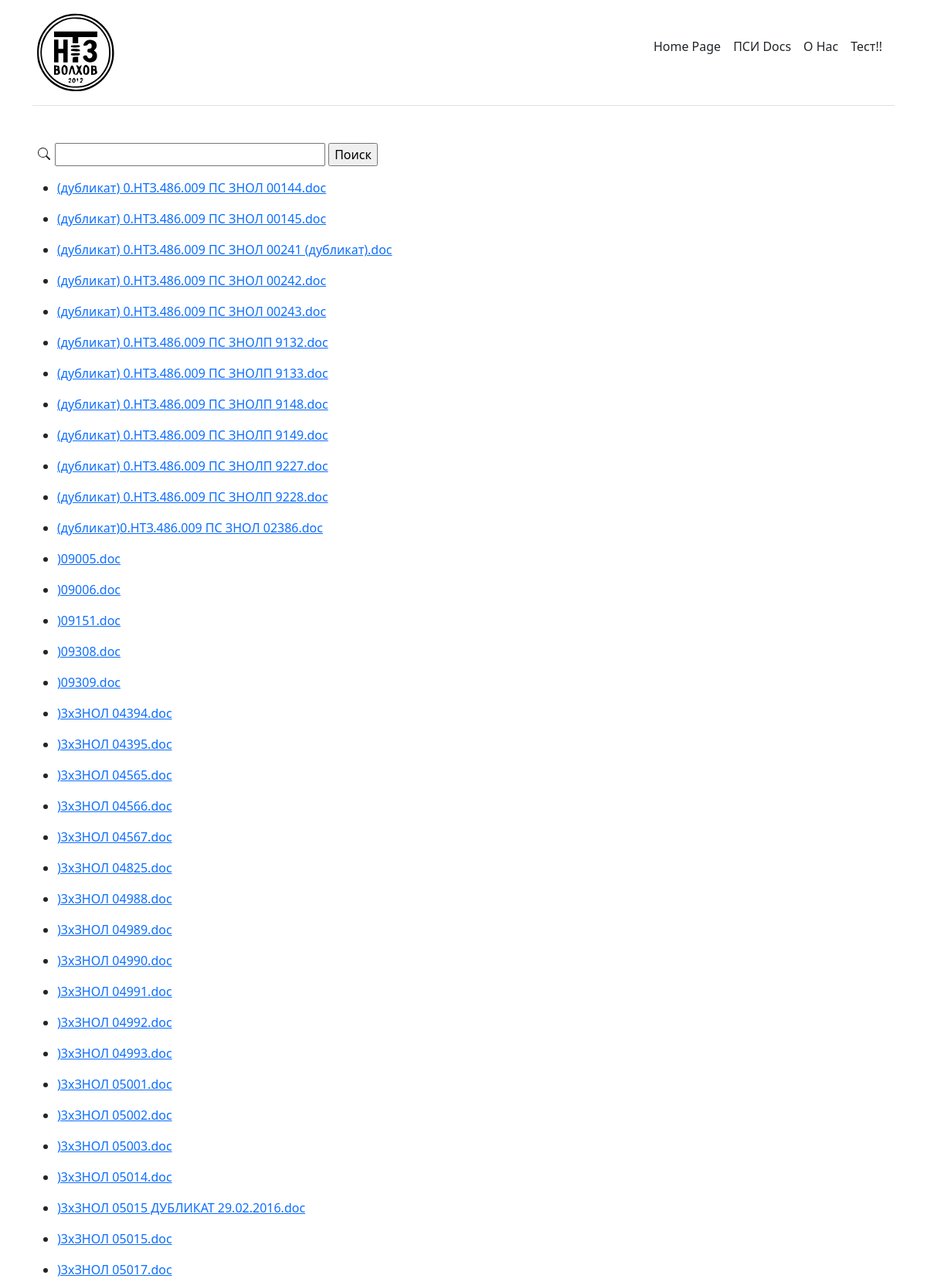
The app's page /psi (upper part) with its own data.
### tables this page shows
CREATE TABLE files(
    FileNames TEXT,
    LastAccess TEXT,
    LastChange TEXT,
    CreationDate TEXT,
    DestFolder TEXT);

### main.py (the view)
@app.route('/psi', methods=['GET', 'POST'])
def psi():
    form = SearchForm()
    if form.search.data is None:
        query = """SELECT * FROM files"""
    else:
        query = """SELECT * FROM files
        WHERE FileNames like '%""" + form.search.data + """%'
        """
    conn = sqlite3.connect(r'data/data.db')
    conn.row_factory = sqlite3.Row
    cur = conn.cursor()
    rows = cur.execute(query).fetchmany(100)
    return render_template('psi.html', rows=rows, form=form)

### main.py
class SearchForm(FlaskForm):
    search = SearchField('Поиск', validators=[DataRequired()])
    submit = SubmitField('Поиск')

### templates/psi.html (shortened to what this page needs)
{% extends 'base.html' %}
{% block body %}
<div class="container">
<h2>{{ body }}</h2><br>
    <div class="input-group mb-3">
        <div>
        </div>
        <form action="" method="post" novalidate>
            {{ form.search(size=32) }}
            {{ form.submit }}
        </form>
    </div>
</div>
    <div class="container">
            {% for row in rows %}
        <ul>
            <li>
                <a href="{{ url_for('download_file', year=row['DestFolder'], filename=row['Filenames']) }}" target="_parent">{{ row['FileNames'] }}</a>
            </li>
        </ul>
    {% endfor %}
    </div>
{% endblock %}

### templates/base.html (shortened to what this page needs)
<!doctype html>
<html lang="ru">
<head>
    <link rel="stylesheet" href="{{ url_for('static', filename='css/bootstrap.min.css') }}">
</head>
<body>
<div class="container">
<div class="d-flex flex-column flex-md-row align-items-center pb-3 mb-4 border-bottom">
    <a href="/" class="d-flex align-items-center text-dark text-decoration-none">
    </a>
      <nav class="d-inline-flex mt-2 mt-md-0 ms-md-auto">
        <a class="me-3 py-2 text-dark text-decoration-none" href="/">Home Page</a>
        <a class="me-3 py-2 text-dark text-decoration-none" href="/psi">ПСИ Docs</a>
        <a class="me-3 py-2 text-dark text-decoration-none" href="/about">О Нас</a>
        <a class="me-3 py-2 text-dark text-decoration-none" href="/test">Тест!!</a>
      </nav>
</div>
</div>
{% block body %}{% endblock %}
</body>
</html>

### records on screen
files: FileNames "(дубликат) 0.НТЗ.486.009 ПС ЗНОЛ 00144.doc"
files: FileNames "(дубликат) 0.НТЗ.486.009 ПС ЗНОЛ 00145.doc"
files: FileNames "(дубликат) 0.НТЗ.486.009 ПС ЗНОЛ 00241 (дубликат).doc"
files: FileNames "(дубликат) 0.НТЗ.486.009 ПС ЗНОЛ 00242.doc"
files: FileNames "(дубликат) 0.НТЗ.486.009 ПС ЗНОЛ 00243.doc"
files: FileNames "(дубликат) 0.НТЗ.486.009 ПС ЗНОЛП 9132.doc"
files: FileNames "(дубликат) 0.НТЗ.486.009 ПС ЗНОЛП 9133.doc"
files: FileNames "(дубликат) 0.НТЗ.486.009 ПС ЗНОЛП 9148.doc"
files: FileNames "(дубликат) 0.НТЗ.486.009 ПС ЗНОЛП 9149.doc"
files: FileNames "(дубликат) 0.НТЗ.486.009 ПС ЗНОЛП 9227.doc"
files: FileNames "(дубликат) 0.НТЗ.486.009 ПС ЗНОЛП 9228.doc"
files: FileNames "(дубликат)0.НТЗ.486.009 ПС ЗНОЛ 02386.doc"
files: FileNames ")09005.doc"
files: FileNames ")09006.doc"
files: FileNames ")09151.doc"
files: FileNames ")09308.doc"
files: FileNames ")09309.doc"
files: FileNames ")3хЗНОЛ 04394.doc"
files: FileNames ")3хЗНОЛ 04395.doc"
files: FileNames ")3хЗНОЛ 04565.doc"
files: FileNames ")3хЗНОЛ 04566.doc"
files: FileNames ")3хЗНОЛ 04567.doc"
files: FileNames ")3хЗНОЛ 04825.doc"
files: FileNames ")3хЗНОЛ 04988.doc"
files: FileNames ")3хЗНОЛ 04989.doc"
files: FileNames ")3хЗНОЛ 04990.doc"
files: FileNames ")3хЗНОЛ 04991.doc"
files: FileNames ")3хЗНОЛ 04992.doc"
files: FileNames ")3хЗНОЛ 04993.doc"
files: FileNames ")3хЗНОЛ 05001.doc"
files: FileNames ")3хЗНОЛ 05002.doc"
files: FileNames ")3хЗНОЛ 05003.doc"
files: FileNames ")3хЗНОЛ 05014.doc"
files: FileNames ")3хЗНОЛ 05015 ДУБЛИКАТ 29.02.2016.doc"
files: FileNames ")3хЗНОЛ 05015.doc"
files: FileNames ")3хЗНОЛ 05017.doc"
